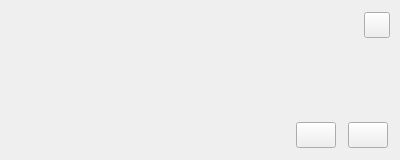
<?xml version="1.0" encoding="UTF-8"?>
<ui version="4.0">
    <class>RaptorMessageBox</class>
    <widget class="QDialog" name="RaptorMessageBox">
        <property name="geometry">
            <rect>
                <x>0</x>
                <y>0</y>
                <width>400</width>
                <height>160</height>
            </rect>
        </property>
        <property name="sizePolicy">
            <sizepolicy hsizetype="Fixed" vsizetype="Fixed">
                <horstretch>0</horstretch>
                <verstretch>0</verstretch>
            </sizepolicy>
        </property>
        <property name="minimumSize">
            <size>
                <width>400</width>
                <height>160</height>
            </size>
        </property>
        <property name="maximumSize">
            <size>
                <width>400</width>
                <height>160</height>
            </size>
        </property>
        <property name="windowTitle">
            <string>Dialog</string>
        </property>
        <layout class="QHBoxLayout" name="_MessageBoxLayout">
            <property name="spacing">
                <number>0</number>
            </property>
            <property name="leftMargin">
                <number>0</number>
            </property>
            <property name="topMargin">
                <number>0</number>
            </property>
            <property name="rightMargin">
                <number>0</number>
            </property>
            <property name="bottomMargin">
                <number>0</number>
            </property>
            <item>
                <widget class="QWidget" name="_Stage" native="true">
                    <property name="sizePolicy">
                        <sizepolicy hsizetype="Fixed" vsizetype="Fixed">
                            <horstretch>0</horstretch>
                            <verstretch>0</verstretch>
                        </sizepolicy>
                    </property>
                    <property name="minimumSize">
                        <size>
                            <width>400</width>
                            <height>160</height>
                        </size>
                    </property>
                    <property name="maximumSize">
                        <size>
                            <width>400</width>
                            <height>160</height>
                        </size>
                    </property>
                    <property name="styleSheet">
                        <string notr="true"/>
                    </property>
                    <layout class="QVBoxLayout" name="_StageLayout">
                        <property name="spacing">
                            <number>0</number>
                        </property>
                        <property name="leftMargin">
                            <number>12</number>
                        </property>
                        <property name="topMargin">
                            <number>12</number>
                        </property>
                        <property name="rightMargin">
                            <number>0</number>
                        </property>
                        <property name="bottomMargin">
                            <number>12</number>
                        </property>
                        <item>
                            <widget class="QWidget" name="_Header" native="true">
                                <property name="minimumSize">
                                    <size>
                                        <width>0</width>
                                        <height>26</height>
                                    </size>
                                </property>
                                <property name="maximumSize">
                                    <size>
                                        <width>16777215</width>
                                        <height>26</height>
                                    </size>
                                </property>
                                <property name="styleSheet">
                                    <string notr="true"/>
                                </property>
                                <layout class="QHBoxLayout" name="_HeaderLayout">
                                    <property name="spacing">
                                        <number>0</number>
                                    </property>
                                    <property name="leftMargin">
                                        <number>0</number>
                                    </property>
                                    <property name="topMargin">
                                        <number>0</number>
                                    </property>
                                    <property name="rightMargin">
                                        <number>10</number>
                                    </property>
                                    <property name="bottomMargin">
                                        <number>0</number>
                                    </property>
                                    <item>
                                        <widget class="QLabel" name="_Title">
                                            <property name="styleSheet">
                                                <string notr="true"/>
                                            </property>
                                            <property name="text">
                                                <string/>
                                            </property>
                                        </widget>
                                    </item>
                                    <item>
                                        <spacer name="_HeaderSpacer">
                                            <property name="orientation">
                                                <enum>Qt::Horizontal</enum>
                                            </property>
                                            <property name="sizeHint" stdset="0">
                                                <size>
                                                    <width>40</width>
                                                    <height>20</height>
                                                </size>
                                            </property>
                                        </spacer>
                                    </item>
                                    <item>
                                        <widget class="QPushButton" name="_Close">
                                            <property name="minimumSize">
                                                <size>
                                                    <width>26</width>
                                                    <height>26</height>
                                                </size>
                                            </property>
                                            <property name="maximumSize">
                                                <size>
                                                    <width>26</width>
                                                    <height>26</height>
                                                </size>
                                            </property>
                                            <property name="styleSheet">
                                                <string notr="true"/>
                                            </property>
                                            <property name="text">
                                                <string/>
                                            </property>
                                            <property name="iconSize">
                                                <size>
                                                    <width>16</width>
                                                    <height>16</height>
                                                </size>
                                            </property>
                                            <property name="autoDefault">
                                                <bool>false</bool>
                                            </property>
                                        </widget>
                                    </item>
                                </layout>
                            </widget>
                        </item>
                        <item>
                            <widget class="QWidget" name="_Body" native="true">
                                <layout class="QVBoxLayout" name="_BodyLayout">
                                    <property name="spacing">
                                        <number>0</number>
                                    </property>
                                    <property name="leftMargin">
                                        <number>0</number>
                                    </property>
                                    <property name="topMargin">
                                        <number>12</number>
                                    </property>
                                    <property name="rightMargin">
                                        <number>12</number>
                                    </property>
                                    <property name="bottomMargin">
                                        <number>0</number>
                                    </property>
                                    <item>
                                        <widget class="QLabel" name="_Content">
                                            <property name="styleSheet">
                                                <string notr="true"/>
                                            </property>
                                            <property name="text">
                                                <string/>
                                            </property>
                                            <property name="wordWrap">
                                                <bool>true</bool>
                                            </property>
                                        </widget>
                                    </item>
                                    <item>
                                        <spacer name="_BodySpacer">
                                            <property name="orientation">
                                                <enum>Qt::Vertical</enum>
                                            </property>
                                            <property name="sizeHint" stdset="0">
                                                <size>
                                                    <width>20</width>
                                                    <height>40</height>
                                                </size>
                                            </property>
                                        </spacer>
                                    </item>
                                    <item>
                                        <spacer name="_BodySpaces">
                                            <property name="orientation">
                                                <enum>Qt::Vertical</enum>
                                            </property>
                                            <property name="sizeHint" stdset="0">
                                                <size>
                                                    <width>20</width>
                                                    <height>40</height>
                                                </size>
                                            </property>
                                        </spacer>
                                    </item>
                                    <item>
                                        <widget class="QWidget" name="_Control" native="true">
                                            <property name="styleSheet">
                                                <string notr="true"/>
                                            </property>
                                            <layout class="QHBoxLayout" name="_ControlLayout">
                                                <property name="spacing">
                                                    <number>12</number>
                                                </property>
                                                <property name="leftMargin">
                                                    <number>0</number>
                                                </property>
                                                <property name="topMargin">
                                                    <number>0</number>
                                                </property>
                                                <property name="rightMargin">
                                                    <number>0</number>
                                                </property>
                                                <property name="bottomMargin">
                                                    <number>0</number>
                                                </property>
                                                <item>
                                                    <spacer name="_ControlSpacer">
                                                        <property name="orientation">
                                                            <enum>Qt::Horizontal</enum>
                                                        </property>
                                                        <property name="sizeHint" stdset="0">
                                                            <size>
                                                                <width>40</width>
                                                                <height>20</height>
                                                            </size>
                                                        </property>
                                                    </spacer>
                                                </item>
                                                <item>
                                                    <widget class="QPushButton" name="_Yes">
                                                        <property name="minimumSize">
                                                            <size>
                                                                <width>0</width>
                                                                <height>26</height>
                                                            </size>
                                                        </property>
                                                        <property name="maximumSize">
                                                            <size>
                                                                <width>16777215</width>
                                                                <height>26</height>
                                                            </size>
                                                        </property>
                                                        <property name="styleSheet">
                                                            <string notr="true"/>
                                                        </property>
                                                        <property name="text">
                                                            <string/>
                                                        </property>
                                                        <property name="autoDefault">
                                                            <bool>false</bool>
                                                        </property>
                                                    </widget>
                                                </item>
                                                <item>
                                                    <widget class="QPushButton" name="_No">
                                                        <property name="minimumSize">
                                                            <size>
                                                                <width>0</width>
                                                                <height>26</height>
                                                            </size>
                                                        </property>
                                                        <property name="maximumSize">
                                                            <size>
                                                                <width>16777215</width>
                                                                <height>26</height>
                                                            </size>
                                                        </property>
                                                        <property name="styleSheet">
                                                            <string notr="true"/>
                                                        </property>
                                                        <property name="text">
                                                            <string/>
                                                        </property>
                                                        <property name="autoDefault">
                                                            <bool>false</bool>
                                                        </property>
                                                    </widget>
                                                </item>
                                            </layout>
                                        </widget>
                                    </item>
                                </layout>
                            </widget>
                        </item>
                    </layout>
                </widget>
            </item>
        </layout>
    </widget>
    <resources/>
    <connections/>
</ui>
